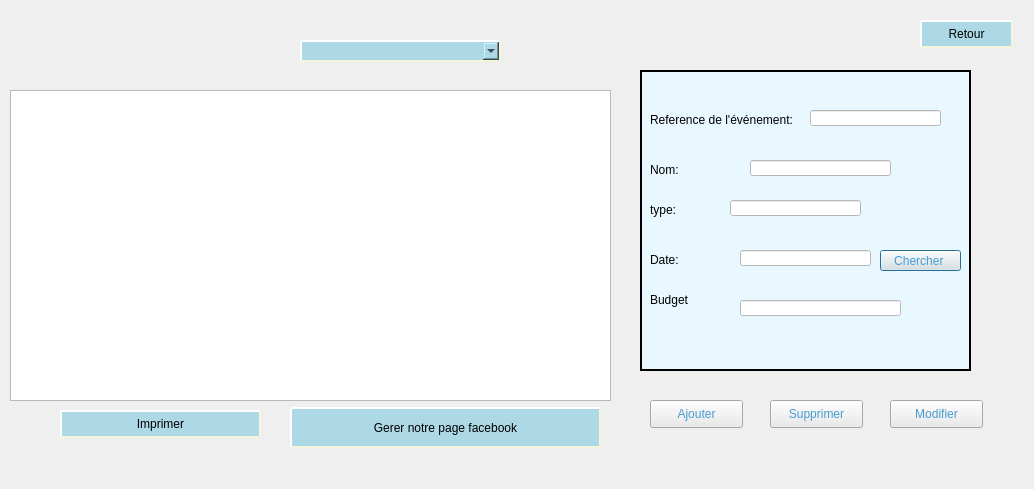
<?xml version="1.0" encoding="UTF-8"?>
<ui version="4.0">
 <class>crud_evenement</class>
 <widget class="QDialog" name="crud_evenement">
  <property name="geometry">
   <rect>
    <x>0</x>
    <y>0</y>
    <width>1034</width>
    <height>489</height>
   </rect>
  </property>
  <property name="windowTitle">
   <string>Gestion de l'évémentiel</string>
  </property>
  <widget class="QFrame" name="frame">
   <property name="geometry">
    <rect>
     <x>640</x>
     <y>70</y>
     <width>331</width>
     <height>301</height>
    </rect>
   </property>
   <property name="font">
    <font>
     <kerning>true</kerning>
    </font>
   </property>
   <property name="styleSheet">
    <string notr="true">background-color:rgb(233,248,255);</string>
   </property>
   <property name="frameShape">
    <enum>QFrame::Box</enum>
   </property>
   <property name="frameShadow">
    <enum>QFrame::Plain</enum>
   </property>
   <property name="lineWidth">
    <number>2</number>
   </property>
   <property name="midLineWidth">
    <number>0</number>
   </property>
   <widget class="QLabel" name="label_15">
    <property name="geometry">
     <rect>
      <x>10</x>
      <y>40</y>
      <width>161</width>
      <height>20</height>
     </rect>
    </property>
    <property name="styleSheet">
     <string notr="true"/>
    </property>
    <property name="text">
     <string>Reference de l'événement:</string>
    </property>
   </widget>
   <widget class="QLabel" name="label_16">
    <property name="geometry">
     <rect>
      <x>10</x>
      <y>90</y>
      <width>91</width>
      <height>20</height>
     </rect>
    </property>
    <property name="styleSheet">
     <string notr="true"/>
    </property>
    <property name="text">
     <string>Nom:</string>
    </property>
   </widget>
   <widget class="QLabel" name="label_23">
    <property name="geometry">
     <rect>
      <x>10</x>
      <y>220</y>
      <width>91</width>
      <height>20</height>
     </rect>
    </property>
    <property name="styleSheet">
     <string notr="true"/>
    </property>
    <property name="text">
     <string>Budget</string>
    </property>
   </widget>
   <widget class="QLabel" name="label_17">
    <property name="geometry">
     <rect>
      <x>10</x>
      <y>130</y>
      <width>141</width>
      <height>20</height>
     </rect>
    </property>
    <property name="styleSheet">
     <string notr="true"/>
    </property>
    <property name="text">
     <string>type:</string>
    </property>
   </widget>
   <widget class="QLabel" name="label_18">
    <property name="geometry">
     <rect>
      <x>10</x>
      <y>180</y>
      <width>41</width>
      <height>20</height>
     </rect>
    </property>
    <property name="styleSheet">
     <string notr="true"/>
    </property>
    <property name="text">
     <string>Date:</string>
    </property>
   </widget>
   <widget class="QLineEdit" name="ref">
    <property name="geometry">
     <rect>
      <x>170</x>
      <y>40</y>
      <width>131</width>
      <height>16</height>
     </rect>
    </property>
    <property name="styleSheet">
     <string notr="true">background-color: rgb(255, 255, 255);
font: 10pt &quot;MS Shell Dlg 2&quot;;
color: rgb(0, 0, 0);
text-decoration:none;</string>
    </property>
    <property name="clearButtonEnabled">
     <bool>true</bool>
    </property>
   </widget>
   <widget class="QLineEdit" name="nom">
    <property name="geometry">
     <rect>
      <x>110</x>
      <y>90</y>
      <width>141</width>
      <height>16</height>
     </rect>
    </property>
    <property name="styleSheet">
     <string notr="true">background-color: rgb(255, 255, 255);
font: 10pt &quot;MS Shell Dlg 2&quot;;
color: rgb(0, 0, 0);
text-decoration:none;</string>
    </property>
    <property name="clearButtonEnabled">
     <bool>true</bool>
    </property>
   </widget>
   <widget class="QLineEdit" name="date">
    <property name="geometry">
     <rect>
      <x>100</x>
      <y>180</y>
      <width>131</width>
      <height>16</height>
     </rect>
    </property>
    <property name="styleSheet">
     <string notr="true">background-color: rgb(255, 255, 255);
font: 10pt &quot;MS Shell Dlg 2&quot;;
color: rgb(0, 0, 0);
text-decoration:none;</string>
    </property>
    <property name="clearButtonEnabled">
     <bool>true</bool>
    </property>
   </widget>
   <widget class="QLineEdit" name="type">
    <property name="geometry">
     <rect>
      <x>90</x>
      <y>130</y>
      <width>131</width>
      <height>16</height>
     </rect>
    </property>
    <property name="styleSheet">
     <string notr="true">background-color: rgb(255, 255, 255);
font: 10pt &quot;MS Shell Dlg 2&quot;;
color: rgb(0, 0, 0);
text-decoration:none;</string>
    </property>
    <property name="clearButtonEnabled">
     <bool>true</bool>
    </property>
   </widget>
   <widget class="QLineEdit" name="budget">
    <property name="geometry">
     <rect>
      <x>100</x>
      <y>230</y>
      <width>161</width>
      <height>16</height>
     </rect>
    </property>
    <property name="styleSheet">
     <string notr="true">background-color: rgb(255, 255, 255);
font: 10pt &quot;MS Shell Dlg 2&quot;;
color: rgb(0, 0, 0);
text-decoration:none;</string>
    </property>
    <property name="clearButtonEnabled">
     <bool>true</bool>
    </property>
   </widget>
   <widget class="QPushButton" name="pushButton_chercherD_2">
    <property name="geometry">
     <rect>
      <x>240</x>
      <y>180</y>
      <width>81</width>
      <height>21</height>
     </rect>
    </property>
    <property name="styleSheet">
     <string notr="true">border-color: rgb(0, 123, 180);
font: 10pt &quot;MS Shell Dlg 2&quot;;
background-color: rgb(234, 234, 234);
color: qlineargradient(spread:reflect, x1:0, y1:0, x2:1, y2:0, stop:0.512712 rgba(70, 156, 208, 255));</string>
    </property>
    <property name="text">
     <string>Chercher </string>
    </property>
   </widget>
  </widget>
  <widget class="QPushButton" name="pushButton_Modifier_C">
   <property name="geometry">
    <rect>
     <x>890</x>
     <y>400</y>
     <width>93</width>
     <height>28</height>
    </rect>
   </property>
   <property name="styleSheet">
    <string notr="true">border-color: rgb(0, 123, 180);
font: 10pt &quot;MS Shell Dlg 2&quot;;
background-color: rgb(234, 234, 234);
color: qlineargradient(spread:reflect, x1:0, y1:0, x2:1, y2:0, stop:0.512712 rgba(70, 156, 208, 255));</string>
   </property>
   <property name="text">
    <string>Modifier</string>
   </property>
  </widget>
  <widget class="QPushButton" name="pushButton_supprimer_C">
   <property name="geometry">
    <rect>
     <x>770</x>
     <y>400</y>
     <width>93</width>
     <height>28</height>
    </rect>
   </property>
   <property name="styleSheet">
    <string notr="true">border-color: rgb(0, 123, 180);
font: 10pt &quot;MS Shell Dlg 2&quot;;
background-color: rgb(234, 234, 234);
color: qlineargradient(spread:reflect, x1:0, y1:0, x2:1, y2:0, stop:0.512712 rgba(70, 156, 208, 255));</string>
   </property>
   <property name="text">
    <string>Supprimer</string>
   </property>
  </widget>
  <widget class="QPushButton" name="pushButton_ajout_C">
   <property name="geometry">
    <rect>
     <x>650</x>
     <y>400</y>
     <width>93</width>
     <height>28</height>
    </rect>
   </property>
   <property name="styleSheet">
    <string notr="true">border-color: rgb(0, 123, 180);
font: 10pt &quot;MS Shell Dlg 2&quot;;
background-color: rgb(234, 234, 234);
color: qlineargradient(spread:reflect, x1:0, y1:0, x2:1, y2:0, stop:0.512712 rgba(70, 156, 208, 255));</string>
   </property>
   <property name="text">
    <string>Ajouter</string>
   </property>
  </widget>
  <widget class="QTableView" name="tabevent">
   <property name="geometry">
    <rect>
     <x>10</x>
     <y>90</y>
     <width>601</width>
     <height>311</height>
    </rect>
   </property>
  </widget>
  <widget class="QComboBox" name="comboBox">
   <property name="geometry">
    <rect>
     <x>300</x>
     <y>40</y>
     <width>201</width>
     <height>22</height>
    </rect>
   </property>
   <property name="styleSheet">
    <string notr="true">QComboBox#comboBox {
    background-color: lightblue;
    border-style: outset;
    border-width: 2px;
    border-color: beige;
}</string>
   </property>
  </widget>
  <widget class="QPushButton" name="pushButton">
   <property name="geometry">
    <rect>
     <x>60</x>
     <y>410</y>
     <width>201</width>
     <height>28</height>
    </rect>
   </property>
   <property name="styleSheet">
    <string notr="true">QPushButton#pushButton {
    background-color: lightblue;
    border-style: outset;
    border-width: 2px;
    border-color: beige;
}</string>
   </property>
   <property name="text">
    <string>Imprimer</string>
   </property>
  </widget>
  <widget class="QPushButton" name="pushButton_2">
   <property name="geometry">
    <rect>
     <x>920</x>
     <y>20</y>
     <width>93</width>
     <height>28</height>
    </rect>
   </property>
   <property name="styleSheet">
    <string notr="true">QPushButton#pushButton_2 {
    background-color: lightblue;
    border-style: outset;
    border-width: 2px;
    border-color: beige;
}</string>
   </property>
   <property name="text">
    <string>Retour</string>
   </property>
  </widget>
  <widget class="QPushButton" name="pushButton_3">
   <property name="geometry">
    <rect>
     <x>290</x>
     <y>407</y>
     <width>311</width>
     <height>41</height>
    </rect>
   </property>
   <property name="styleSheet">
    <string notr="true">QPushButton#pushButton_3
 {
    background-color: lightblue;
    border-style: outset;
    border-width: 2px;
    border-color: beige;
}</string>
   </property>
   <property name="text">
    <string>Gerer notre page facebook</string>
   </property>
  </widget>
 </widget>
 <resources/>
 <connections/>
</ui>
